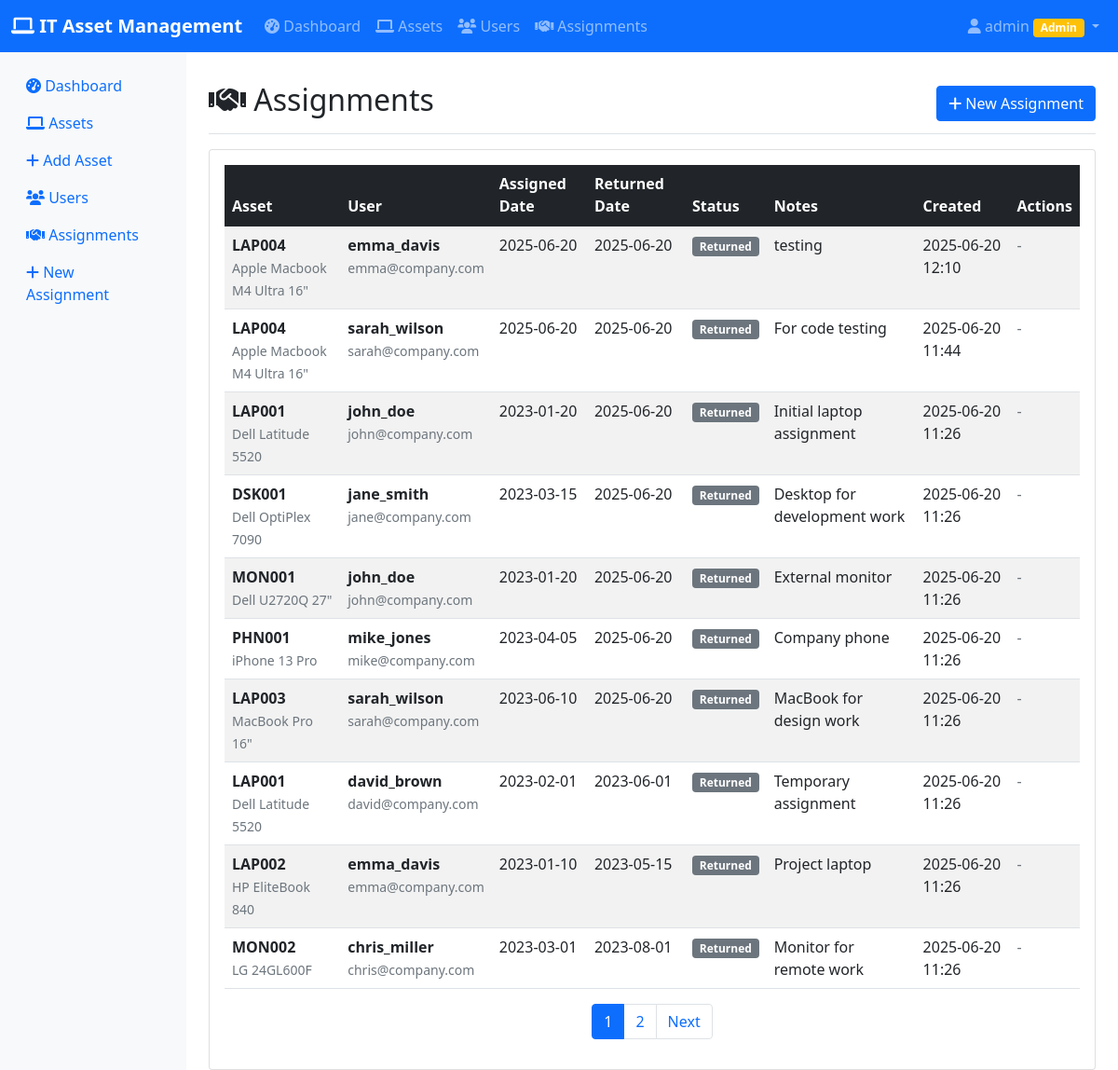
Page /assignments (signed in) on the earlier database version.
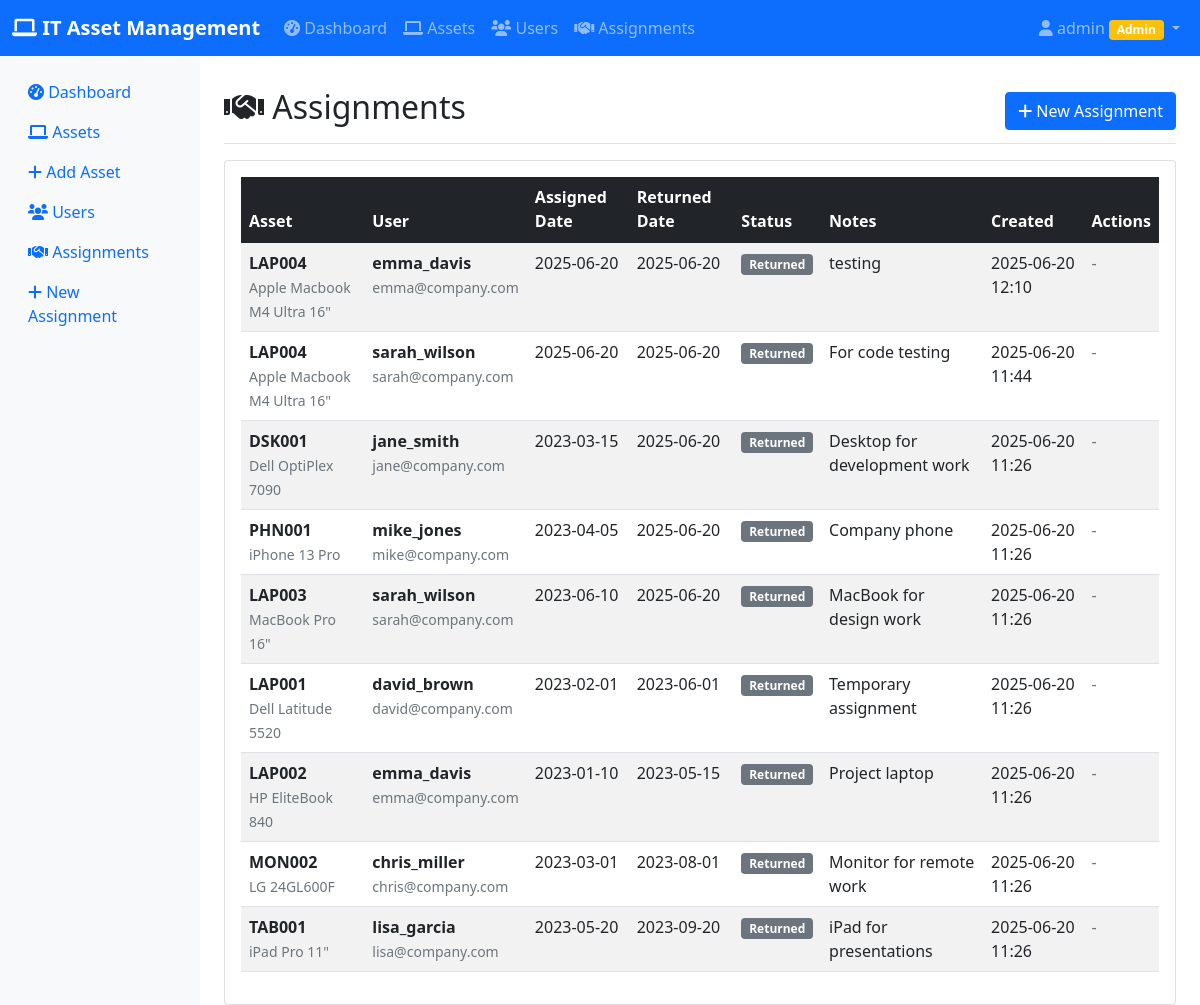
Same page on the later database version.
### app.py (models this page shows, shortened)
class User(UserMixin, db.Model):
    __tablename__ = 'users'
    id = db.Column(db.Integer, primary_key=True)
    username = db.Column(db.String(80), unique=True, nullable=False, index=True)
    email = db.Column(db.String(120), unique=True, nullable=False, index=True)
    password_hash = db.Column(db.String(255), nullable=False)
    role = db.Column(db.String(20), nullable=False, default='regular')  # 'admin' or 'regular'
    created_at = db.Column(db.DateTime, default=datetime.utcnow)
    assignments = db.relationship('Assignment', backref='assigned_user', lazy=True)
    def is_admin(self):
        return self.role == 'admin'

class Assignment(db.Model):
    __tablename__ = 'assignments'
    id = db.Column(db.Integer, primary_key=True)
    asset_id = db.Column(db.Integer, db.ForeignKey('assets.id'), nullable=False)
    user_id = db.Column(db.Integer, db.ForeignKey('users.id'), nullable=False)
    assigned_date = db.Column(db.Date, nullable=False, default=date.today)
    returned_date = db.Column(db.Date, nullable=True)
    notes = db.Column(db.Text, nullable=True)
    created_at = db.Column(db.DateTime, default=datetime.utcnow)

class Asset(db.Model):
    __tablename__ = 'assets'
    id = db.Column(db.Integer, primary_key=True)
    asset_tag = db.Column(db.String(50), unique=True, nullable=False, index=True)
    name = db.Column(db.String(100), nullable=False)
    category = db.Column(db.String(50), nullable=False)  # Laptop, Desktop, Monitor, etc.
    purchase_date = db.Column(db.Date, nullable=True)
    warranty_expiry = db.Column(db.Date, nullable=True)
    status = db.Column(db.String(20), nullable=False, default='available')  # available, assigned, retired
    assigned_to = db.Column(db.Integer, db.ForeignKey('users.id'), nullable=True)
    created_at = db.Column(db.DateTime, default=datetime.utcnow)
    assignments = db.relationship('Assignment', backref='asset', lazy=True, cascade='all, delete-orphan')
    assigned_user = db.relationship('User', foreign_keys=[assigned_to], backref='assigned_assets')

### app.py (the view)
@app.route('/assignments')
@login_required
def assignments():
    page = request.args.get('page', 1, type=int)
    assignments = Assignment.query.order_by(Assignment.created_at.desc()).paginate(
        page=page, per_page=10, error_out=False
    )
    return render_template('assignments.html', assignments=assignments)

### app.py (called while the page is built)
@login_manager.user_loader
def load_user(user_id):
    return User.query.get(int(user_id))

### templates/assignments.html (shortened to what this page needs)
{% extends "base.html" %}
{% block content %}
<div class="d-flex justify-content-between flex-wrap flex-md-nowrap align-items-center pt-3 pb-2 mb-3 border-bottom">
    <h1 class="h2"><i class="fas fa-handshake"></i> Assignments</h1>
    <div class="btn-toolbar mb-2 mb-md-0">
        <a href="{{ url_for('create_assignment') }}" class="btn btn-primary">
            <i class="fas fa-plus"></i> New Assignment
        </a>
    </div>
</div>
<div class="card">
    <div class="card-body">
        {% if assignments.items %}
        <div class="table-responsive">
            <table class="table table-striped table-hover">
                <thead class="table-dark">
                    <tr>
                        <th>Asset</th>
                        <th>User</th>
                        <th>Assigned Date</th>
                        <th>Returned Date</th>
                        <th>Status</th>
                        <th>Notes</th>
                        <th>Created</th>
                        <th>Actions</th>
                    </tr>
                </thead>
                <tbody>
                    {% for assignment in assignments.items %}
                    <tr>
                        <td>
                            <strong>{{ assignment.asset.asset_tag }}</strong><br>
                            <small class="text-muted">{{ assignment.asset.name }}</small>
                        </td>
                        <td>
                            <strong>{{ assignment.assigned_user.username }}</strong><br>
                            <small class="text-muted">{{ assignment.assigned_user.email }}</small>
                        </td>
                        <td>{{ assignment.assigned_date.strftime('%Y-%m-%d') }}</td>
                        <td>
                            {% if assignment.returned_date %}
                                {{ assignment.returned_date.strftime('%Y-%m-%d') }}
                            {% else %}
                                <span class="text-muted">Not returned</span>
                            {% endif %}
                        </td>
                        <td>
                            {% if assignment.returned_date %}
                                <span class="badge bg-secondary">Returned</span>
                            {% else %}
                                <span class="badge bg-success">Active</span>
                            {% endif %}
                        </td>
                        <td>
                            {% if assignment.notes %}
                                <span title="{{ assignment.notes }}">
                                    {{ assignment.notes[:30] }}{% if assignment.notes|length > 30 %}...{% endif %}
                                </span>
                            {% else %}
                                <span class="text-muted">No notes</span>
                            {% endif %}
                        </td>
                        <td>{{ assignment.created_at.strftime('%Y-%m-%d %H:%M') }}</td>
                        <td class="table-actions">
                            {% if not assignment.returned_date %}
                                <form method="POST" action="{{ url_for('return_assignment', id=assignment.id) }}" class="d-inline" onsubmit="return confirm('Mark this assignment as returned?')">
                                    <button type="submit" class="btn btn-sm btn-outline-success">
                                        <i class="fas fa-undo"></i> Return
                                    </button>
                                </form>
                            {% else %}
                                <span class="text-muted">-</span>
                            {% endif %}
                        </td>
                    </tr>
                    {% endfor %}
                </tbody>
            </table>
        </div>
        {% if assignments.pages > 1 %}
        <nav aria-label="Assignment pagination">
            <ul class="pagination justify-content-center">
                {% for page_num in assignments.iter_pages() %}
                    {% if page_num %}
                        {% if page_num != assignments.page %}
                            <li class="page-item">
                                <a class="page-link" href="{{ url_for('assignments', page=page_num) }}">{{ page_num }}</a>
                            </li>
                        {% else %}
                            <li class="page-item active">
                                <span class="page-link">{{ page_num }}</span>
                            </li>
                        {% endif %}
                    {% else %}
                        <li class="page-item disabled">
                            <span class="page-link">…</span>
                        </li>
                    {% endif %}
                {% endfor %}
                {% if assignments.has_next %}
                    <li class="page-item">
                        <a class="page-link" href="{{ url_for('assignments', page=assignments.next_num) }}">Next</a>
                    </li>
                {% endif %}
            </ul>
        </nav>
        {% endif %}
        {% endif %}
    </div>
</div>
{% endblock %}

### templates/base.html (shortened to what this page needs)
<!DOCTYPE html>
<html lang="en">
<head>
    <link href="https://cdn.jsdelivr.net/npm/bootstrap@5.1.3/dist/css/bootstrap.min.css" rel="stylesheet">
    <link href="https://cdnjs.cloudflare.com/ajax/libs/font-awesome/6.0.0/css/all.min.css" rel="stylesheet">
</head>
<body>
    <nav class="navbar navbar-expand-lg navbar-dark bg-primary">
        <div class="container-fluid">
            <a class="navbar-brand" href="{{ url_for('index') }}">
                <i class="fas fa-laptop"></i> IT Asset Management
            </a>
            {% if current_user.is_authenticated %}
            <div class="collapse navbar-collapse" id="navbarNav">
                <ul class="navbar-nav me-auto">
                    <li class="nav-item">
                        <a class="nav-link" href="{{ url_for('index') }}">
                            <i class="fas fa-tachometer-alt"></i> Dashboard
                        </a>
                    </li>
                    <li class="nav-item">
                        <a class="nav-link" href="{{ url_for('assets') }}">
                            <i class="fas fa-laptop"></i> Assets
                        </a>
                    </li>
                    <li class="nav-item">
                        <a class="nav-link" href="{{ url_for('users') }}">
                            <i class="fas fa-users"></i> Users
                        </a>
                    </li>
                    <li class="nav-item">
                        <a class="nav-link" href="{{ url_for('assignments') }}">
                            <i class="fas fa-handshake"></i> Assignments
                        </a>
                    </li>
                </ul>
                <ul class="navbar-nav">
                    <li class="nav-item dropdown">
                        <a class="nav-link dropdown-toggle" href="#" id="navbarDropdown" role="button" data-bs-toggle="dropdown">
                            <i class="fas fa-user"></i> {{ current_user.username }}
                            {% if current_user.is_admin() %}
                                <span class="badge bg-warning">Admin</span>
                            {% endif %}
                        </a>
                    </li>
                </ul>
            </div>
            {% endif %}
        </div>
    </nav>
    <div class="container-fluid">
        <div class="row">
            {% if current_user.is_authenticated %}
            <nav class="col-md-2 d-md-block sidebar">
                <div class="position-sticky pt-3">
                    <ul class="nav flex-column">
                        <li class="nav-item">
                            <a class="nav-link" href="{{ url_for('index') }}">
                                <i class="fas fa-tachometer-alt"></i> Dashboard
                            </a>
                        </li>
                        <li class="nav-item">
                            <a class="nav-link" href="{{ url_for('assets') }}">
                                <i class="fas fa-laptop"></i> Assets
                            </a>
                        </li>
                        <li class="nav-item">
                            <a class="nav-link" href="{{ url_for('create_asset') }}">
                                <i class="fas fa-plus"></i> Add Asset
                            </a>
                        </li>
                        <li class="nav-item">
                            <a class="nav-link" href="{{ url_for('users') }}">
                                <i class="fas fa-users"></i> Users
                            </a>
                        </li>
                        <li class="nav-item">
                            <a class="nav-link" href="{{ url_for('assignments') }}">
                                <i class="fas fa-handshake"></i> Assignments
                            </a>
                        </li>
                        <li class="nav-item">
                            <a class="nav-link" href="{{ url_for('create_assignment') }}">
                                <i class="fas fa-plus"></i> New Assignment
                            </a>
                        </li>
                    </ul>
                </div>
            </nav>
            {% endif %}
            <main class="col-md-10 ms-sm-auto px-md-4 main-content">
                {% if current_user.is_authenticated %}
                <div class="pt-3">
                {% else %}
                <div class="pt-5">
                {% endif %}
                    {% block content %}{% endblock %}
                </div>
            </main>
        </div>
    </div>
</body>
</html>

### templates/base.html (style rules this page uses)
.navbar-brand { font-weight: bold; }
.sidebar { min-height: calc(100vh - 56px); background-color: #f8f9fa; }
.main-content { min-height: calc(100vh - 56px); }
.table-actions { white-space: nowrap; }

Differences in the rows shown:
removed Assignment: asset.asset_tag "LAP001", asset.name "Dell Latitude 5520", assigned_user.username "john_doe", assigned_user.email "john@company.com", assigned_date "2023-01-20", returned_date "2025-06-20", shows "Returned", notes "Initial laptop assignment", created_at "2025-06-20 11:26"
removed Assignment: asset.asset_tag "MON001", asset.name "Dell U2720Q 27\"", assigned_user.username "john_doe", assigned_user.email "john@company.com", assigned_date "2023-01-20", returned_date "2025-06-20", shows "Returned", notes "External monitor", created_at "2025-06-20 11:26"
now on this page (row unchanged): Assignment: asset.asset_tag "TAB001", asset.name "iPad Pro 11\"", assigned_user.username "lisa_garcia", assigned_user.email "lisa@company.com", assigned_date "2023-05-20", returned_date "2023-09-20", shows "Returned", notes "iPad for presentations", created_at "2025-06-20 11:26"
Other differences:
list line gone: "1"
list line gone: "2"
text no longer shown: "Next"
